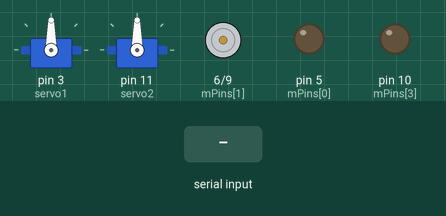
This sketch was run on a simulated Arduino Uno, built with avr-gcc and run on an emulated ATmega328P. Parts: 2 × servo, motor-driver pin pairs drawn as motors (green arrow = first pin HIGH = forward, orange = second pin HIGH = backward, longer = more drive), output pins drawn as LEDs (lit = HIGH). The inputs (shaded band) are chosen by the test bench.

Above: at 1.2 s.
1.3 s: "t" received over Serial
At 2.1 s:
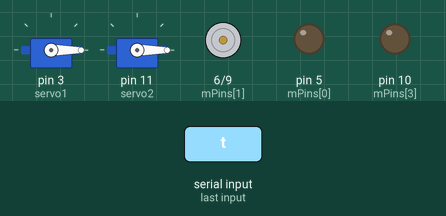
2.9 s: "g" received over Serial
At 3.3 s:
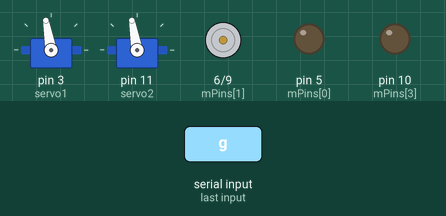
4.5 s: "w" received over Serial
At 5.7 s:
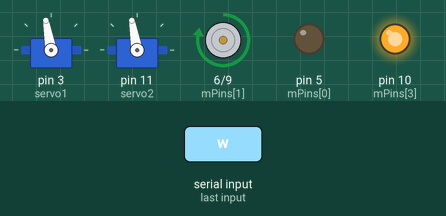
6.0 s: "-" received over Serial
At 6.8 s:
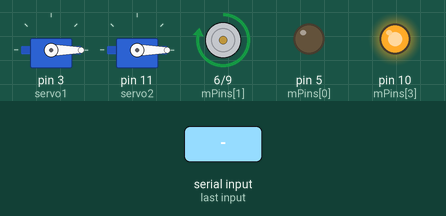
7.5 s: "s" received over Serial
At 7.9 s:
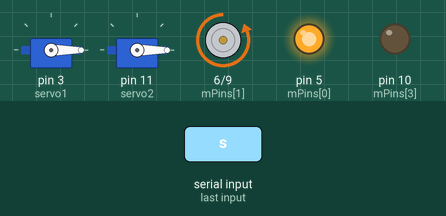
9.0 s: "+" received over Serial
At 10.3 s:
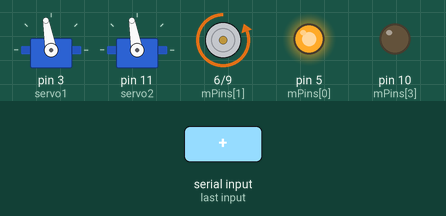
Timing chart, 0 to 11.5 s (numbered marks = the images above; inputs shaded):
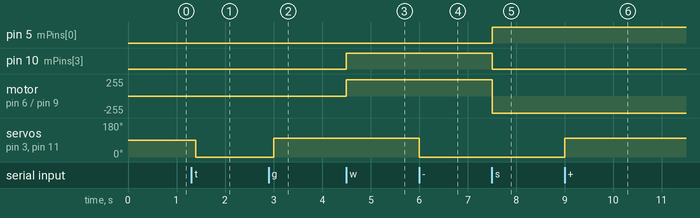

The sketch:

motorX.ino
```cpp
#include<Servo.h>
Servo servo1;
Servo servo2;
int mPins[] = {5, 6, 9, 10};
const int Speed = 255;

 void setup() {

  pinMode(mPins[0], OUTPUT);
  pinMode(mPins[1], OUTPUT);
  pinMode(mPins[2], OUTPUT);
  pinMode(mPins[3], OUTPUT);
  servo1.attach(3);
  servo2.attach(11);
  Serial.begin(9600);
}

 void loop() {

   switch(Serial.read()) {

   //servo up
   case 't':
   case '-':
   servo1.write(0);
   servo2.write(0);
   break;

   //servo down
   case 'g':
   case '+':
   servo1.write(100);
   servo2.write(100);
   break;

   //forwards
   case 'w':
   Move('F', Speed);
   break;

   //backwards
   case 's':
   Move('B', Speed);
   break;

   //left
   case 'a':
   Move('L', Speed);
   break;

   //right
   case 'd':
   Move('R', Speed);
   break;

   //stop
   case ' ':
   Move('-', 0);
   break;

   //boom
   case '0':
   digitalWrite(2, 1);
   delay(1000);
   digitalWrite(2, 0);
   break;
 }
   delay(100);
}

 void Move(char dir, int mSpeed) {
   switch(dir) {

   //stop
   case '-':
   case '/':
   analogWrite(mPins[0], 0);
   analogWrite(mPins[1], 0);
   analogWrite(mPins[2], 0);
   analogWrite(mPins[3], 0);
   break;

   //forwards
   case 'F':
   case 'f':
   analogWrite(mPins[0], 0);
   analogWrite(mPins[1], mSpeed - 10);
   analogWrite(mPins[2], 0);
   analogWrite(mPins[3], mSpeed);
   break;

   //backwards
   case 'B':
   case 'b':
   analogWrite(mPins[0], mSpeed);
   analogWrite(mPins[1], 0);
   analogWrite(mPins[2], mSpeed);
   analogWrite(mPins[3], 0);
   break;

   //left
   case 'L':
   case 'l':
   analogWrite(mPins[0], 0);
   analogWrite(mPins[1], mSpeed);
   analogWrite(mPins[2], mSpeed);
   analogWrite(mPins[3], 0);
   break;

   //right
   case 'R':
   case 'r':
   analogWrite(mPins[0], mSpeed);
   analogWrite(mPins[1], 0);
   analogWrite(mPins[2], 0);
   analogWrite(mPins[3], mSpeed);
   break;
 }
}
```

Measured:
- after the input at 1.3 s, servo on pin 3 (servo1), servo on pin 11 (servo2): 90° → 0° after 0.10 s
- after the input at 2.9 s, servo on pin 3 (servo1), servo on pin 11 (servo2): 0° → 100° after 0.10 s
- after the input at 4.5 s, pin 10 (mPins[3]): LOW → HIGH at once; motor on pin 6 (mPins[1]) / pin 9 (mPins[2]): stopped → forward 245/255 at once
- after the input at 6.0 s, servo on pin 3 (servo1), servo on pin 11 (servo2): 100° → 0° at once
- after the input at 7.5 s, pin 5 (mPins[0]): LOW → HIGH at once; pin 10 (mPins[3]): HIGH → LOW at once; motor on pin 6 (mPins[1]) / pin 9 (mPins[2]): forward 245/255 → backward 255/255 at once
- after the input at 9.0 s, servo on pin 3 (servo1), servo on pin 11 (servo2): 0° → 100° at once
